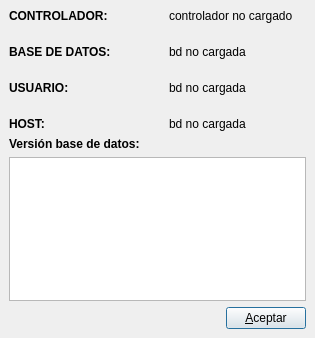
<ui version="4.0" >
 <author>José Manuel Díez Botella</author>
 <class>infobd</class>
 <widget class="QDialog" name="infobd" >
  <property name="geometry" >
   <rect>
    <x>0</x>
    <y>0</y>
    <width>315</width>
    <height>338</height>
   </rect>
  </property>
  <property name="windowTitle" >
   <string>Información de la conexión</string>
  </property>
  <layout class="QVBoxLayout" >
   <property name="spacing" >
    <number>6</number>
   </property>
   <property name="margin" >
    <number>9</number>
   </property>
   <item>
    <layout class="QGridLayout" >
     <property name="margin" >
      <number>0</number>
     </property>
     <property name="spacing" >
      <number>22</number>
     </property>
     <item row="3" column="0" >
      <widget class="QLabel" name="textLabel5" >
       <property name="text" >
        <string>&lt;b>HOST:&lt;/b></string>
       </property>
       <property name="wordWrap" >
        <bool>false</bool>
       </property>
      </widget>
     </item>
     <item row="3" column="1" >
      <widget class="QLabel" name="hosttextLabel" >
       <property name="text" >
        <string>bd no cargada</string>
       </property>
       <property name="wordWrap" >
        <bool>false</bool>
       </property>
      </widget>
     </item>
     <item row="1" column="0" >
      <widget class="QLabel" name="textLabel1" >
       <property name="text" >
        <string>&lt;b>BASE DE DATOS:&lt;/b></string>
       </property>
       <property name="wordWrap" >
        <bool>false</bool>
       </property>
      </widget>
     </item>
     <item row="1" column="1" >
      <widget class="QLabel" name="bdtextLabel" >
       <property name="text" >
        <string>bd no cargada</string>
       </property>
       <property name="wordWrap" >
        <bool>false</bool>
       </property>
      </widget>
     </item>
     <item row="0" column="0" >
      <widget class="QLabel" name="textLabel1_2" >
       <property name="text" >
        <string>&lt;b>CONTROLADOR:&lt;/b></string>
       </property>
       <property name="wordWrap" >
        <bool>false</bool>
       </property>
      </widget>
     </item>
     <item row="2" column="0" >
      <widget class="QLabel" name="textLabel3" >
       <property name="text" >
        <string>&lt;b>USUARIO:&lt;/b></string>
       </property>
       <property name="wordWrap" >
        <bool>false</bool>
       </property>
      </widget>
     </item>
     <item row="2" column="1" >
      <widget class="QLabel" name="usuariotextLabel" >
       <property name="text" >
        <string>bd no cargada</string>
       </property>
       <property name="wordWrap" >
        <bool>false</bool>
       </property>
      </widget>
     </item>
     <item row="0" column="1" >
      <widget class="QLabel" name="conttextLabel" >
       <property name="text" >
        <string>controlador no cargado</string>
       </property>
       <property name="wordWrap" >
        <bool>false</bool>
       </property>
      </widget>
     </item>
    </layout>
   </item>
   <item>
    <layout class="QVBoxLayout" >
     <property name="spacing" >
      <number>6</number>
     </property>
     <property name="margin" >
      <number>0</number>
     </property>
     <item>
      <widget class="QLabel" name="textLabel3_2" >
       <property name="text" >
        <string>&lt;b>Versión base de datos:&lt;/b></string>
       </property>
       <property name="wordWrap" >
        <bool>false</bool>
       </property>
      </widget>
     </item>
     <item>
      <widget class="QTextEdit" name="vtextEdit" >
       <property name="readOnly" >
        <bool>true</bool>
       </property>
      </widget>
     </item>
    </layout>
   </item>
   <item>
    <layout class="QHBoxLayout" >
     <property name="spacing" >
      <number>6</number>
     </property>
     <property name="margin" >
      <number>0</number>
     </property>
     <item>
      <spacer>
       <property name="orientation" >
        <enum>Qt::Horizontal</enum>
       </property>
       <property name="sizeHint" stdset="0" >
        <size>
         <width>111</width>
         <height>20</height>
        </size>
       </property>
      </spacer>
     </item>
     <item>
      <widget class="QPushButton" name="aceptarpushButton" >
       <property name="text" >
        <string>&amp;Aceptar</string>
       </property>
       <property name="icon" >
        <iconset resource="libroK.qrc" >
         <normaloff>:/images/librok-5.png</normaloff>:/images/librok-5.png</iconset>
       </property>
       <property name="shortcut" >
        <string>Alt+A</string>
       </property>
      </widget>
     </item>
    </layout>
   </item>
  </layout>
 </widget>
 <layoutdefault spacing="6" margin="11" />
 <tabstops>
  <tabstop>aceptarpushButton</tabstop>
 </tabstops>
 <resources>
  <include location="libroK.qrc" />
 </resources>
 <connections>
  <connection>
   <sender>aceptarpushButton</sender>
   <signal>clicked()</signal>
   <receiver>infobd</receiver>
   <slot>accept()</slot>
   <hints>
    <hint type="sourcelabel" >
     <x>20</x>
     <y>20</y>
    </hint>
    <hint type="destinationlabel" >
     <x>20</x>
     <y>20</y>
    </hint>
   </hints>
  </connection>
 </connections>
</ui>
